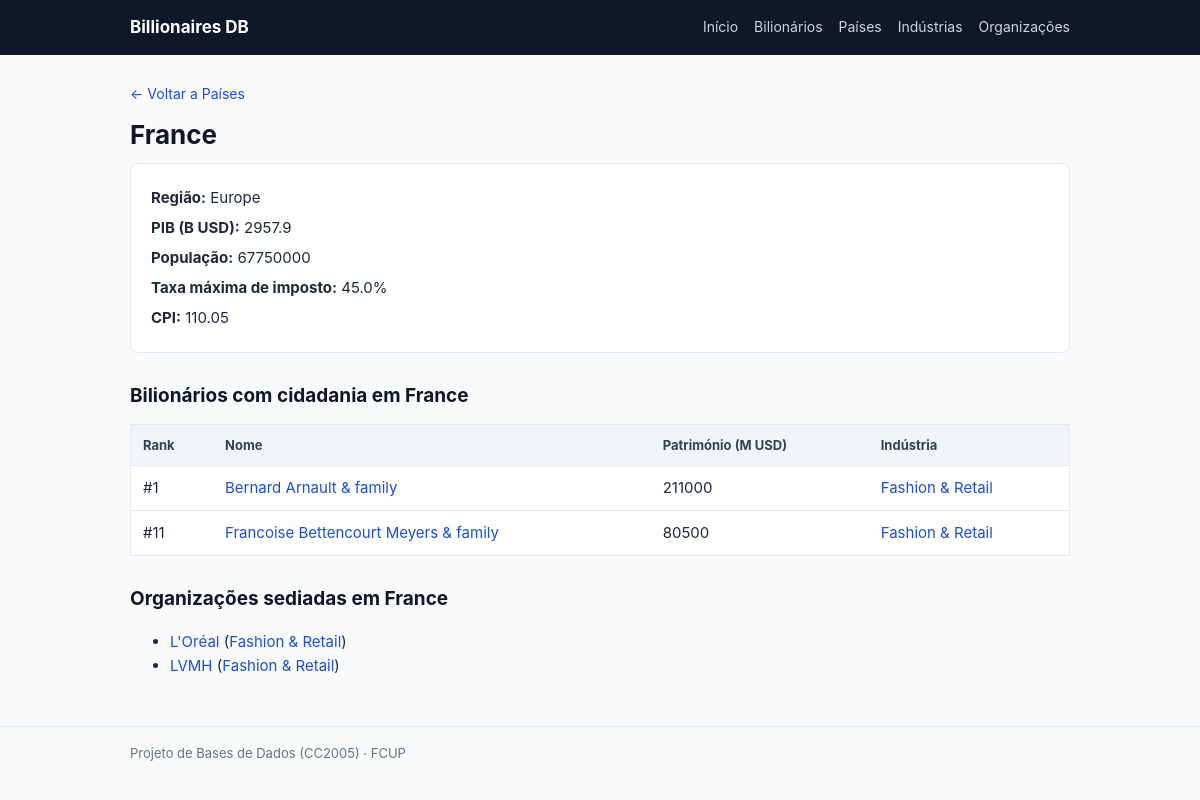
The page /countries/1 on the database its author committed.
### tables this page shows
CREATE TABLE countries (
    country_id INTEGER PRIMARY KEY AUTOINCREMENT,
    name TEXT NOT NULL UNIQUE,
    region TEXT NOT NULL,
    gdp_billion_usd REAL,
    population INTEGER,
    tax_rate REAL,
    cpi REAL
);

CREATE TABLE billionaires (
    billionaire_id INTEGER PRIMARY KEY AUTOINCREMENT,
    rank INTEGER NOT NULL,
    full_name TEXT NOT NULL,
    net_worth_million INTEGER NOT NULL CHECK (net_worth_million >= 0),
    age INTEGER CHECK (age > 0),
    gender TEXT CHECK (gender IN ('M', 'F')),
    self_made INTEGER NOT NULL CHECK (self_made IN (0, 1)),
    source TEXT NOT NULL,
    citizenship_country_id INTEGER NOT NULL,
    residence_country_id INTEGER NOT NULL,
    industry_id INTEGER NOT NULL,
    organization_id INTEGER,
    FOREIGN KEY (citizenship_country_id) REFERENCES countries(country_id),
    FOREIGN KEY (residence_country_id) REFERENCES countries(country_id),
    FOREIGN KEY (industry_id) REFERENCES industries(industry_id),
    FOREIGN KEY (organization_id) REFERENCES organizations(organization_id)
);

CREATE TABLE industries (
    industry_id INTEGER PRIMARY KEY AUTOINCREMENT,
    name TEXT NOT NULL UNIQUE
);

CREATE TABLE organizations (
    organization_id INTEGER PRIMARY KEY AUTOINCREMENT,
    name TEXT NOT NULL UNIQUE,
    industry_id INTEGER NOT NULL,
    hq_country_id INTEGER NOT NULL,
    FOREIGN KEY (industry_id) REFERENCES industries(industry_id),
    FOREIGN KEY (hq_country_id) REFERENCES countries(country_id)
);

### app.py (the view)
@APP.route('/countries/<int:id>')
def get_country(id):
    country = db.execute(
        'SELECT * FROM countries WHERE country_id = ?',
        [id]
    ).fetchone()
    if country is None:
        abort(404)
    billionaires = db.execute("""
        SELECT b.billionaire_id, b.rank, b.full_name, b.net_worth_million,
               i.industry_id, i.name AS industry_name
        FROM billionaires b
        JOIN industries i ON b.industry_id = i.industry_id
        WHERE b.citizenship_country_id = ?
        ORDER BY b.net_worth_million DESC
    """, [id]).fetchall()
    organizations = db.execute("""
        SELECT o.organization_id, o.name, i.industry_id, i.name AS industry_name
        FROM organizations o
        JOIN industries i ON o.industry_id = i.industry_id
        WHERE o.hq_country_id = ?
        ORDER BY o.name ASC
    """, [id]).fetchall()
    return render_template(
        'country.html',
        country=country,
        billionaires=billionaires,
        organizations=organizations,
    )

### db.py (called while the page is built)
def execute(sql, args=None):
    if 'conn' not in DB:
        connect()
    sql = re.sub(r'\s+', ' ', sql).strip()
    logging.info('SQL: %s | Args: %s', sql, args)
    cursor = DB['conn'].cursor()
    if args is not None:
        return cursor.execute(sql, args)
    return cursor.execute(sql)

### templates/country.html (shortened to what this page needs)
{% extends 'base.html' %}
{% block content %}
<p class="back-link"><a href="/countries">← Voltar a Países</a></p>
<h1>{{ country.name }}</h1>
<div class="detail-box">
  <p><b>Região:</b> {{ country.region }}</p>
  <p><b>PIB (B USD):</b> {{ country.gdp_billion_usd }}</p>
  <p><b>População:</b> {{ country.population }}</p>
  <p><b>Taxa máxima de imposto:</b> {{ country.tax_rate }}%</p>
  <p><b>CPI:</b> {{ country.cpi }}</p>
</div>
<h2>Bilionários com cidadania em {{ country.name }}</h2>
<table>
  <thead>
    <tr>
      <th>Rank</th>
      <th>Nome</th>
      <th>Património (M USD)</th>
      <th>Indústria</th>
    </tr>
  </thead>
  <tbody>
    {% for b in billionaires %}
    <tr>
      <td>#{{ b.rank }}</td>
      <td><a href="/billionaires/{{ b.billionaire_id }}">{{ b.full_name }}</a></td>
      <td>{{ b.net_worth_million }}</td>
      <td><a href="/industries/{{ b.industry_id }}">{{ b.industry_name }}</a></td>
    </tr>
    {% endfor %}
  </tbody>
</table>
<h2>Organizações sediadas em {{ country.name }}</h2>
<ul>
  {% for o in organizations %}
  <li>
    <a href="/organizations/{{ o.organization_id }}">{{ o.name }}</a>
    (<a href="/industries/{{ o.industry_id }}">{{ o.industry_name }}</a>)
  </li>
  {% endfor %}
</ul>
{% endblock %}

### static/style.css (style rules this page uses)
* { box-sizing: border-box; }
body { margin: 0; font-family: -apple-system, BlinkMacSystemFont, "Segoe UI", Roboto, Helvetica, Arial, sans-serif; font-size: 15px; line-height: 1.6; color: #1e293b; background: #f8fafc; }
a { color: #1d4ed8; text-decoration: none; }
h1 { margin: 0 0 8px; font-size: 26px; color: #0f172a; }
h2 { margin: 28px 0 12px; font-size: 19px; color: #0f172a; }
.back-link { margin: 0 0 8px; font-size: 14px; }
.detail-box { background: #ffffff; border: 1px solid #e2e8f0; border-radius: 8px; padding: 16px 20px; }
.detail-box p { margin: 6px 0; }
table { width: 100%; border-collapse: collapse; background: #ffffff; border: 1px solid #e2e8f0; margin-bottom: 20px; }
th, td { text-align: left; padding: 10px 12px; border-bottom: 1px solid #e2e8f0; }
th { background: #f1f5f9; font-size: 13px; color: #334155; }

### rows shown on the page
countries: name "France", region "Europe", gdp_billion_usd "2957.9", population "67750000", tax_rate "45.0", cpi "110.05"
billionaires: rank "1", full_name "Bernard Arnault & family", net_worth_million "211000", industry_name "Fashion & Retail"
billionaires: rank "11", full_name "Francoise Bettencourt Meyers & family", net_worth_million "80500", industry_name "Fashion & Retail"
organizations: name "L'Oréal", industry_name "Fashion & Retail"
organizations: name "LVMH", industry_name "Fashion & Retail"
